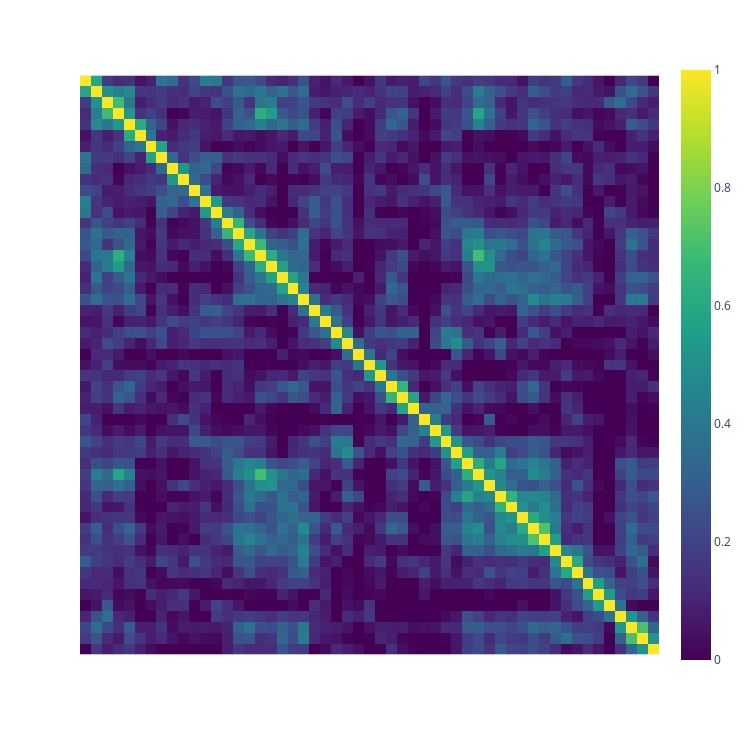

The code cell stored with this chart in its notebook:
### Code cell
create_heatmap.create_heatmap(cos_sim_norm_scipy, offs, offs, text, text, 0)

### Figure 1 — Plotly figure (JSON) as saved in the notebook; plotly's stock layout.template omitted (floating-point values rounded to 4 significant figures; data arrays with more than 128 entries replaced by an {"elided": "..."} marker saying what was removed)
{"data": [{"coloraxis": "coloraxis", "hovertemplate": "x: %{x}<br>y: %{y}<br>color: %{z}<extra></extra>", "name": "0", "type": "heatmap", "x": ["And it came to pass that I, Nephi, returned from speaking with the Lord, to the tent of my father.\nAnd it came to pass that he spake unto me, saying: Behold I have dreamed a dream, in the which", "And it came to pass that he spake unto me, saying: Behold I have dreamed a dream, in the which the Lord hath commanded me that thou and thy brethren shall return to Jerusalem.\nFor behold, Laban hath the record", "the Lord hath commanded me that thou and thy brethren shall return to Jerusalem.\nFor behold, Laban hath the record of the Jews and also a genealogy of my forefathers, and they are engraven upon plates of brass.\nWherefore, the", "of the Jews and also a genealogy of my forefathers, and they are engraven upon plates of brass.\nWherefore, the Lord hath commanded me that thou and thy brothers should go unto the house of Laban, and seek the records,", "Lord hath commanded me that thou and thy brothers should go unto the house of Laban, and seek the records, and bring them down hither into the wilderness.\nAnd now, behold thy brothers murmur, saying it is a hard thing", "and bring them down hither into the wilderness.\nAnd now, behold thy brothers murmur, saying it is a hard thing which I have required of them; but behold I have not required it of them, but it is a commandment", "which I have required of them; but behold I have not required it of them, but it is a commandment of the Lord.\nTherefore go, my son, and thou shalt be favored of the Lord, because thou hast not murmured.", "of the Lord.\nTherefore go, my son, and thou shalt be favored of the Lord, because thou hast not murmured.\nAnd it came to pass that I, Nephi, said unto my father: I will go and do the things which", "And it came to pass that I, Nephi, said unto my father: I will go and do the things which the Lord hath commanded, for I know that the Lord giveth no commandments unto the children of men, save he", "the Lord hath commanded, for I know that the Lord giveth no commandments unto the children of men, save he shall prepare a way for them that they may accomplish the thing which he commandeth them.\nAnd it came to", "shall prepare a way for them that they may accomplish the thing which he commandeth them.\nAnd it came to pass that when my father had heard these words he was exceedingly glad, for he knew that I had been", "pass that when my father had heard these words he was exceedingly glad, for he knew that I had been blessed of the Lord.\nAnd I, Nephi, and my brethren took our journey in the wilderness, with our tents, to", "blessed of the Lord.\nAnd I, Nephi, and my brethren took our journey in the wilderness, with our tents, to go up to the land of Jerusalem.\nAnd it came to pass that when we had gone up to the", "go up to the land of Jerusalem.\nAnd it came to pass that when we had gone up to the land of Jerusalem, I and my brethren did consult one with another.\nAnd we cast lots--who of us should go", "land of Jerusalem, I and my brethren did consult one with another.\nAnd we cast lots--who of us should go in unto the house of Laban. And it came to pass that the lot fell upon Laman; and Laman went", "in unto the house of Laban. And it came to pass that the lot fell upon Laman; and Laman went in unto the house of Laban, and he talked with him as he sat in his house.\nAnd he desired", "in unto the house of Laban, and he talked with him as he sat in his house.\nAnd he desired of Laban the records which were engraven upon the plates of brass, which contained the genealogy of my father.\nAnd", "of Laban the records which were engraven upon the plates of brass, which contained the genealogy of my father.\nAnd behold, it came to pass that Laban was angry, and thrust him out from his presence; and he would not", "behold, it came to pass that Laban was angry, and thrust him out from his presence; and he would not that he should have the records. Wherefore, he said unto him: Behold thou art a robber, and I will slay", "that he should have the records. Wherefore, he said unto him: Behold thou art a robber, and I will slay thee.\nBut Laman fled out of his presence, and told the things which Laban had done, unto us. And we", "thee.\nBut Laman fled out of his presence, and told the things which Laban had done, unto us. And we began to be exceedingly sorrowful, and my brethren were about to return unto my father in the wilderness.\nBut behold", "began to be exceedingly sorrowful, and my brethren were about to return unto my father in the wilderness.\nBut behold I said unto them that: As the Lord liveth, and as we live, we will not go down unto our", "I said unto them that: As the Lord liveth, and as we live, we will not go down unto our father in the wilderness until we have accomplished the thing which the Lord hath commanded us.\nWherefore, let us be", "father in the wilderness until we have accomplished the thing which the Lord hath commanded us.\nWherefore, let us be faithful in keeping the commandments of the Lord; therefore let us go down to the land of our father's inheritance,", "faithful in keeping the commandments of the Lord; therefore let us go down to the land of our father's inheritance, for behold he left gold and silver, and all manner of riches. And all this he hath done because of", "for behold he left gold and silver, and all manner of riches. And all this he hath done because of the commandments of the Lord.\nFor he knew that Jerusalem must be destroyed, because of the wickedness of the people.", "the commandments of the Lord.\nFor he knew that Jerusalem must be destroyed, because of the wickedness of the people.\nFor behold, they have rejected the words of the prophets. Wherefore, if my father should dwell in the land after", "For behold, they have rejected the words of the prophets. Wherefore, if my father should dwell in the land after he hath been commanded to flee out of the land, behold, he would also perish. Wherefore, it must needs be", "he hath been commanded to flee out of the land, behold, he would also perish. Wherefore, it must needs be that he flee out of the land.\nAnd behold, it is wisdom in God that we should obtain these records,", "that he flee out of the land.\nAnd behold, it is wisdom in God that we should obtain these records, that we may preserve unto our children the language of our fathers;\nAnd also that we may preserve unto them", "that we may preserve unto our children the language of our fathers;\nAnd also that we may preserve unto them the words which have been spoken by the mouth of all the holy prophets, which have been delivered unto them", "the words which have been spoken by the mouth of all the holy prophets, which have been delivered unto them by the Spirit and power of God, since the world began, even down unto this present time.\nAnd it came", "by the Spirit and power of God, since the world began, even down unto this present time.\nAnd it came to pass that after this manner of language did I persuade my brethren, that they might be faithful in keeping", "to pass that after this manner of language did I persuade my brethren, that they might be faithful in keeping the commandments of God.\nAnd it came to pass that we went down to the land of our inheritance, and", "the commandments of God.\nAnd it came to pass that we went down to the land of our inheritance, and we did gather together our gold, and our silver, and our precious things.\nAnd after we had gathered these things", "we did gather together our gold, and our silver, and our precious things.\nAnd after we had gathered these things together, we went up again unto the house of Laban.\nAnd it came to pass that we went in unto", "together, we went up again unto the house of Laban.\nAnd it came to pass that we went in unto Laban, and desired him that he would give unto us the records which were engraven upon the plates of brass,", "Laban, and desired him that he would give unto us the records which were engraven upon the plates of brass, for which we would give unto him our gold, and our silver, and all our precious things.\nAnd it came", "for which we would give unto him our gold, and our silver, and all our precious things.\nAnd it came to pass that when Laban saw our property, and that it was exceedingly great, he did lust after it, insomuch", "to pass that when Laban saw our property, and that it was exceedingly great, he did lust after it, insomuch that he thrust us out, and sent his servants to slay us, that he might obtain our property.\nAnd it", "that he thrust us out, and sent his servants to slay us, that he might obtain our property.\nAnd it came to pass that we did flee before the servants of Laban, and we were obliged to leave behind our", "came to pass that we did flee before the servants of Laban, and we were obliged to leave behind our property, and it fell into the hands of Laban.\nAnd it came to pass that we fled into the wilderness,", "property, and it fell into the hands of Laban.\nAnd it came to pass that we fled into the wilderness, and the servants of Laban did not overtake us, and we hid ourselves in the cavity of a rock.\nAnd", "and the servants of Laban did not overtake us, and we hid ourselves in the cavity of a rock.\nAnd it came to pass that Laman was angry with me, and also with my father; and also was Lemuel, for", "it came to pass that Laman was angry with me, and also with my father; and also was Lemuel, for he hearkened unto the words of Laman. Wherefore Laman and Lemuel did speak many hard words unto us, their younger", "he hearkened unto the words of Laman. Wherefore Laman and Lemuel did speak many hard words unto us, their younger brothers, and they did smite us even with a rod.\nAnd it came to pass as they smote us with", "brothers, and they did smite us even with a rod.\nAnd it came to pass as they smote us with a rod, behold, an angel of the Lord came and stood before them, and he spake unto them, saying: Why", "a rod, behold, an angel of the Lord came and stood before them, and he spake unto them, saying: Why do ye smite your younger brother with a rod? Know ye not that the Lord hath chosen him to be", "do ye smite your younger brother with a rod? Know ye not that the Lord hath chosen him to be a ruler over you, and this because of your iniquities? Behold ye shall go up to Jerusalem again, and the", "a ruler over you, and this because of your iniquities? Behold ye shall go up to Jerusalem again, and the Lord will deliver Laban into your hands.\nAnd after the angel had spoken unto us, he departed.\nAnd after the", "Lord will deliver Laban into your hands.\nAnd after the angel had spoken unto us, he departed.\nAnd after the angel had departed, Laman and Lemuel again began to murmur, saying: How is it possible that the Lord will deliver", "angel had departed, Laman and Lemuel again began to murmur, saying: How is it possible that the Lord will deliver Laban into our hands? Behold, he is a mighty man, and he can command fifty, yea, even he can slay", "Laban into our hands? Behold, he is a mighty man, and he can command fifty, yea, even he can slay fifty; then why not us?"], "xaxis": "x", "y": ["And it came to pass that I, Nephi, returned from speaking with the Lord, to the tent of my father.\nAnd it came to pass that he spake unto me, saying: Behold I have dreamed a dream, in the which", "And it came to pass that he spake unto me, saying: Behold I have dreamed a dream, in the which the Lord hath commanded me that thou and thy brethren shall return to Jerusalem.\nFor behold, Laban hath the record", "the Lord hath commanded me that thou and thy brethren shall return to Jerusalem.\nFor behold, Laban hath the record of the Jews and also a genealogy of my forefathers, and they are engraven upon plates of brass.\nWherefore, the", "of the Jews and also a genealogy of my forefathers, and they are engraven upon plates of brass.\nWherefore, the Lord hath commanded me that thou and thy brothers should go unto the house of Laban, and seek the records,", "Lord hath commanded me that thou and thy brothers should go unto the house of Laban, and seek the records, and bring them down hither into the wilderness.\nAnd now, behold thy brothers murmur, saying it is a hard thing", "and bring them down hither into the wilderness.\nAnd now, behold thy brothers murmur, saying it is a hard thing which I have required of them; but behold I have not required it of them, but it is a commandment", "which I have required of them; but behold I have not required it of them, but it is a commandment of the Lord.\nTherefore go, my son, and thou shalt be favored of the Lord, because thou hast not murmured.", "of the Lord.\nTherefore go, my son, and thou shalt be favored of the Lord, because thou hast not murmured.\nAnd it came to pass that I, Nephi, said unto my father: I will go and do the things which", "And it came to pass that I, Nephi, said unto my father: I will go and do the things which the Lord hath commanded, for I know that the Lord giveth no commandments unto the children of men, save he", "the Lord hath commanded, for I know that the Lord giveth no commandments unto the children of men, save he shall prepare a way for them that they may accomplish the thing which he commandeth them.\nAnd it came to", "shall prepare a way for them that they may accomplish the thing which he commandeth them.\nAnd it came to pass that when my father had heard these words he was exceedingly glad, for he knew that I had been", "pass that when my father had heard these words he was exceedingly glad, for he knew that I had been blessed of the Lord.\nAnd I, Nephi, and my brethren took our journey in the wilderness, with our tents, to", "blessed of the Lord.\nAnd I, Nephi, and my brethren took our journey in the wilderness, with our tents, to go up to the land of Jerusalem.\nAnd it came to pass that when we had gone up to the", "go up to the land of Jerusalem.\nAnd it came to pass that when we had gone up to the land of Jerusalem, I and my brethren did consult one with another.\nAnd we cast lots--who of us should go", "land of Jerusalem, I and my brethren did consult one with another.\nAnd we cast lots--who of us should go in unto the house of Laban. And it came to pass that the lot fell upon Laman; and Laman went", "in unto the house of Laban. And it came to pass that the lot fell upon Laman; and Laman went in unto the house of Laban, and he talked with him as he sat in his house.\nAnd he desired", "in unto the house of Laban, and he talked with him as he sat in his house.\nAnd he desired of Laban the records which were engraven upon the plates of brass, which contained the genealogy of my father.\nAnd", "of Laban the records which were engraven upon the plates of brass, which contained the genealogy of my father.\nAnd behold, it came to pass that Laban was angry, and thrust him out from his presence; and he would not", "behold, it came to pass that Laban was angry, and thrust him out from his presence; and he would not that he should have the records. Wherefore, he said unto him: Behold thou art a robber, and I will slay", "that he should have the records. Wherefore, he said unto him: Behold thou art a robber, and I will slay thee.\nBut Laman fled out of his presence, and told the things which Laban had done, unto us. And we", "thee.\nBut Laman fled out of his presence, and told the things which Laban had done, unto us. And we began to be exceedingly sorrowful, and my brethren were about to return unto my father in the wilderness.\nBut behold", "began to be exceedingly sorrowful, and my brethren were about to return unto my father in the wilderness.\nBut behold I said unto them that: As the Lord liveth, and as we live, we will not go down unto our", "I said unto them that: As the Lord liveth, and as we live, we will not go down unto our father in the wilderness until we have accomplished the thing which the Lord hath commanded us.\nWherefore, let us be", "father in the wilderness until we have accomplished the thing which the Lord hath commanded us.\nWherefore, let us be faithful in keeping the commandments of the Lord; therefore let us go down to the land of our father's inheritance,", "faithful in keeping the commandments of the Lord; therefore let us go down to the land of our father's inheritance, for behold he left gold and silver, and all manner of riches. And all this he hath done because of", "for behold he left gold and silver, and all manner of riches. And all this he hath done because of the commandments of the Lord.\nFor he knew that Jerusalem must be destroyed, because of the wickedness of the people.", "the commandments of the Lord.\nFor he knew that Jerusalem must be destroyed, because of the wickedness of the people.\nFor behold, they have rejected the words of the prophets. Wherefore, if my father should dwell in the land after", "For behold, they have rejected the words of the prophets. Wherefore, if my father should dwell in the land after he hath been commanded to flee out of the land, behold, he would also perish. Wherefore, it must needs be", "he hath been commanded to flee out of the land, behold, he would also perish. Wherefore, it must needs be that he flee out of the land.\nAnd behold, it is wisdom in God that we should obtain these records,", "that he flee out of the land.\nAnd behold, it is wisdom in God that we should obtain these records, that we may preserve unto our children the language of our fathers;\nAnd also that we may preserve unto them", "that we may preserve unto our children the language of our fathers;\nAnd also that we may preserve unto them the words which have been spoken by the mouth of all the holy prophets, which have been delivered unto them", "the words which have been spoken by the mouth of all the holy prophets, which have been delivered unto them by the Spirit and power of God, since the world began, even down unto this present time.\nAnd it came", "by the Spirit and power of God, since the world began, even down unto this present time.\nAnd it came to pass that after this manner of language did I persuade my brethren, that they might be faithful in keeping", "to pass that after this manner of language did I persuade my brethren, that they might be faithful in keeping the commandments of God.\nAnd it came to pass that we went down to the land of our inheritance, and", "the commandments of God.\nAnd it came to pass that we went down to the land of our inheritance, and we did gather together our gold, and our silver, and our precious things.\nAnd after we had gathered these things", "we did gather together our gold, and our silver, and our precious things.\nAnd after we had gathered these things together, we went up again unto the house of Laban.\nAnd it came to pass that we went in unto", "together, we went up again unto the house of Laban.\nAnd it came to pass that we went in unto Laban, and desired him that he would give unto us the records which were engraven upon the plates of brass,", "Laban, and desired him that he would give unto us the records which were engraven upon the plates of brass, for which we would give unto him our gold, and our silver, and all our precious things.\nAnd it came", "for which we would give unto him our gold, and our silver, and all our precious things.\nAnd it came to pass that when Laban saw our property, and that it was exceedingly great, he did lust after it, insomuch", "to pass that when Laban saw our property, and that it was exceedingly great, he did lust after it, insomuch that he thrust us out, and sent his servants to slay us, that he might obtain our property.\nAnd it", "that he thrust us out, and sent his servants to slay us, that he might obtain our property.\nAnd it came to pass that we did flee before the servants of Laban, and we were obliged to leave behind our", "came to pass that we did flee before the servants of Laban, and we were obliged to leave behind our property, and it fell into the hands of Laban.\nAnd it came to pass that we fled into the wilderness,", "property, and it fell into the hands of Laban.\nAnd it came to pass that we fled into the wilderness, and the servants of Laban did not overtake us, and we hid ourselves in the cavity of a rock.\nAnd", "and the servants of Laban did not overtake us, and we hid ourselves in the cavity of a rock.\nAnd it came to pass that Laman was angry with me, and also with my father; and also was Lemuel, for", "it came to pass that Laman was angry with me, and also with my father; and also was Lemuel, for he hearkened unto the words of Laman. Wherefore Laman and Lemuel did speak many hard words unto us, their younger", "he hearkened unto the words of Laman. Wherefore Laman and Lemuel did speak many hard words unto us, their younger brothers, and they did smite us even with a rod.\nAnd it came to pass as they smote us with", "brothers, and they did smite us even with a rod.\nAnd it came to pass as they smote us with a rod, behold, an angel of the Lord came and stood before them, and he spake unto them, saying: Why", "a rod, behold, an angel of the Lord came and stood before them, and he spake unto them, saying: Why do ye smite your younger brother with a rod? Know ye not that the Lord hath chosen him to be", "do ye smite your younger brother with a rod? Know ye not that the Lord hath chosen him to be a ruler over you, and this because of your iniquities? Behold ye shall go up to Jerusalem again, and the", "a ruler over you, and this because of your iniquities? Behold ye shall go up to Jerusalem again, and the Lord will deliver Laban into your hands.\nAnd after the angel had spoken unto us, he departed.\nAnd after the", "Lord will deliver Laban into your hands.\nAnd after the angel had spoken unto us, he departed.\nAnd after the angel had departed, Laman and Lemuel again began to murmur, saying: How is it possible that the Lord will deliver", "angel had departed, Laman and Lemuel again began to murmur, saying: How is it possible that the Lord will deliver Laban into our hands? Behold, he is a mighty man, and he can command fifty, yea, even he can slay", "Laban into our hands? Behold, he is a mighty man, and he can command fifty, yea, even he can slay fifty; then why not us?"], "yaxis": "y", "z": {"elided": "53x53 float values"}}], "layout": {"coloraxis": {"cmax": 1, "cmin": 0, "colorscale": [[0, "#440154"], [0.1111, "#482878"], [0.2222, "#3e4989"], [0.3333, "#31688e"], [0.4444, "#26828e"], [0.5556, "#1f9e89"], [0.6667, "#35b779"], [0.7778, "#6ece58"], [0.8889, "#b5de2b"], [1, "#fde725"]]}, "height": 750, "margin": {"t": 60}, "width": 750, "xaxis": {"anchor": "y", "constrain": "domain", "domain": [0, 1], "scaleanchor": "y", "showticklabels": false}, "yaxis": {"anchor": "x", "autorange": "reversed", "constrain": "domain", "domain": [0, 1], "showticklabels": false}}}
